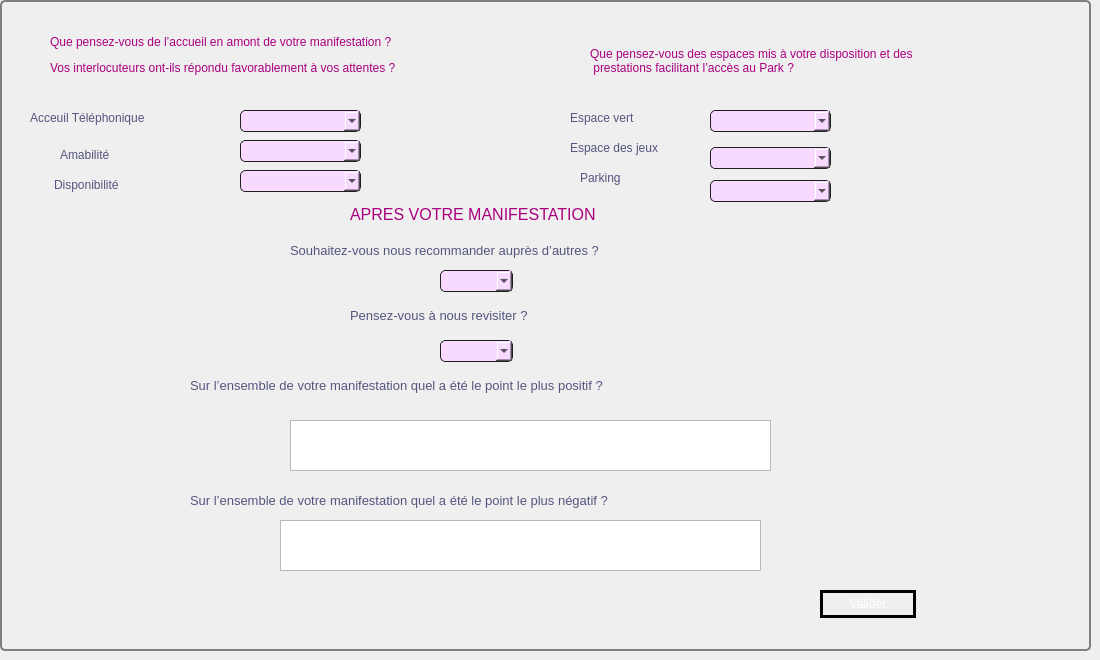
          <widget class="QWidget" name="tab_15">
           <attribute name="title">
            <string>Avis</string>
           </attribute>
           <widget class="QGroupBox" name="groupBox_25">
            <property name="geometry">
             <rect>
              <x>0</x>
              <y>0</y>
              <width>1091</width>
              <height>651</height>
             </rect>
            </property>
            <property name="styleSheet">
             <string notr="true">
  QGroupBox {
      background-color: qlineargradient(x1: 0, y1: 0, x2: 0, y2: 1,
                                        stop: 0 #E0E0EE, stop: 1 #ebfdff);
      border: 2px solid gray;
      border-radius: 5px;
      margin-top: 1ex; /* leave space at the top for the title */
  }

  QGroupBox::title {
      subcontrol-origin: margin;
      subcontrol-position: top center; /* position at the top center */
      padding: 0 3px;
      background-color: qlineargradient(x1: 0, y1: 0, x2: 0, y2: 1,
                                        stop: 0 #ebfdff, stop: 1 #ebfdff);
  }
</string>
            </property>
            <property name="title">
             <string/>
            </property>
            <widget class="QLabel" name="label_48">
             <property name="geometry">
              <rect>
               <x>50</x>
               <y>20</y>
               <width>451</width>
               <height>71</height>
              </rect>
             </property>
             <property name="styleSheet">
              <string notr="true">color: rgb(255, 85, 255);
color: rgb(170, 0, 127);
</string>
             </property>
             <property name="text">
              <string>&lt;html&gt;&lt;head/&gt;&lt;body&gt;&lt;p&gt;&lt;span style=&quot; font-size:9pt;&quot;&gt;Que pensez-vous de l’accueil en amont de votre manifestation ? &lt;/span&gt;&lt;/p&gt;&lt;p&gt;&lt;span style=&quot; font-size:9pt;&quot;&gt;Vos interlocuteurs ont-ils répondu favorablement à vos attentes ?&lt;/span&gt;&lt;/p&gt;&lt;/body&gt;&lt;/html&gt;</string>
             </property>
            </widget>
            <widget class="QLabel" name="label_26">
             <property name="geometry">
              <rect>
               <x>590</x>
               <y>40</y>
               <width>481</width>
               <height>41</height>
              </rect>
             </property>
             <property name="styleSheet">
              <string notr="true">color: rgb(255, 255, 255);
color: rgb(255, 85, 255);
font: 75 10pt &quot;MS Shell Dlg 2&quot;;
color: rgb(170, 0, 127);</string>
             </property>
             <property name="text">
              <string>Que pensez-vous des espaces mis à votre disposition et des 
 prestations facilitant l’accès au Park ?</string>
             </property>
            </widget>
            <widget class="QLabel" name="label_57">
             <property name="geometry">
              <rect>
               <x>30</x>
               <y>110</y>
               <width>181</width>
               <height>16</height>
              </rect>
             </property>
             <property name="styleSheet">
              <string notr="true">color: rgb(85, 85, 127);
font: 700 9pt &quot;Georgia&quot;;</string>
             </property>
             <property name="text">
              <string>&lt;html&gt;&lt;head/&gt;&lt;body&gt;&lt;p&gt;&lt;span style=&quot; color:#55557f;&quot;&gt;Acceuil Téléphonique&lt;/span&gt;&lt;/p&gt;&lt;/body&gt;&lt;/html&gt;</string>
             </property>
            </widget>
            <widget class="QComboBox" name="comboBox_4">
             <property name="geometry">
              <rect>
               <x>240</x>
               <y>110</y>
               <width>121</width>
               <height>22</height>
              </rect>
             </property>
             <property name="styleSheet">
              <string notr="true"> selection-background-color: #ffaa00;
    background-color: QLinearGradient( x1: 0, y1: 0, x2: 0, y2: 1, stop: 0 #565656, stop: 0.1 #525252, stop: 0.5 #4e4e4e, stop: 0.9 #4a4a4a, stop: 1 #464646);
    border-style: solid;
    border: 1px solid #1e1e1e;
    border-radius: 5;
background-color: rgb(248, 217, 255);</string>
             </property>
             <item>
              <property name="text">
               <string/>
              </property>
             </item>
             <item>
              <property name="text">
               <string>Très Satisfaisant</string>
              </property>
             </item>
             <item>
              <property name="text">
               <string>Satisfaisant</string>
              </property>
             </item>
             <item>
              <property name="text">
               <string>Moyennement Satisfaisant</string>
              </property>
             </item>
             <item>
              <property name="text">
               <string>Insatisfaisant</string>
              </property>
             </item>
            </widget>
            <widget class="QLabel" name="label_58">
             <property name="geometry">
              <rect>
               <x>60</x>
               <y>147</y>
               <width>111</width>
               <height>16</height>
              </rect>
             </property>
             <property name="styleSheet">
              <string notr="true">color: rgb(85, 85, 127);
font: 700 9pt &quot;Georgia&quot;;</string>
             </property>
             <property name="text">
              <string>&lt;html&gt;&lt;head/&gt;&lt;body&gt;&lt;p&gt;&lt;span style=&quot; color:#55557f;&quot;&gt;Amabilité&lt;/span&gt;&lt;/p&gt;&lt;/body&gt;&lt;/html&gt;</string>
             </property>
            </widget>
            <widget class="QComboBox" name="comboBox_2">
             <property name="geometry">
              <rect>
               <x>240</x>
               <y>140</y>
               <width>121</width>
               <height>22</height>
              </rect>
             </property>
             <property name="styleSheet">
              <string notr="true"> selection-background-color: #ffaa00;
background-color: rgb(255, 192, 255);
    background-color: QLinearGradient( x1: 0, y1: 0, x2: 0, y2: 1, stop: 0 #565656, stop: 0.1 #525252, stop: 0.5 #4e4e4e, stop: 0.9 #4a4a4a, stop: 1 #464646);
    border-style: solid;
    border: 1px solid #1e1e1e;
    border-radius: 5;
background-color: rgb(248, 217, 255);</string>
             </property>
             <item>
              <property name="text">
               <string/>
              </property>
             </item>
             <item>
              <property name="text">
               <string>Très Satisfaisant</string>
              </property>
             </item>
             <item>
              <property name="text">
               <string>Satisfaisant</string>
              </property>
             </item>
             <item>
              <property name="text">
               <string>Moyennement Satisfaisant</string>
              </property>
             </item>
             <item>
              <property name="text">
               <string>Insatisfaisant</string>
              </property>
             </item>
            </widget>
            <widget class="QLabel" name="label_59">
             <property name="geometry">
              <rect>
               <x>54</x>
               <y>177</y>
               <width>121</width>
               <height>16</height>
              </rect>
             </property>
             <property name="styleSheet">
              <string notr="true">color: rgb(85, 85, 127);
font: 700 9pt &quot;Georgia&quot;;</string>
             </property>
             <property name="text">
              <string>&lt;html&gt;&lt;head/&gt;&lt;body&gt;&lt;p&gt;&lt;span style=&quot; color:#55557f;&quot;&gt;Disponibilité&lt;/span&gt;&lt;/p&gt;&lt;/body&gt;&lt;/html&gt;</string>
             </property>
            </widget>
            <widget class="QComboBox" name="comboBox_3">
             <property name="geometry">
              <rect>
               <x>240</x>
               <y>170</y>
               <width>121</width>
               <height>22</height>
              </rect>
             </property>
             <property name="styleSheet">
              <string notr="true"> selection-background-color: #ffaa00;
background-color: rgb(248, 217, 255);
    background-color: QLinearGradient( x1: 0, y1: 0, x2: 0, y2: 1, stop: 0 #565656, stop: 0.1 #525252, stop: 0.5 #4e4e4e, stop: 0.9 #4a4a4a, stop: 1 #464646);
    border-style: solid;
    border: 1px solid #1e1e1e;
    border-radius: 5;
background-color: rgb(248, 217, 255);</string>
             </property>
             <item>
              <property name="text">
               <string/>
              </property>
             </item>
             <item>
              <property name="text">
               <string>Très Satisfaisant</string>
              </property>
             </item>
             <item>
              <property name="text">
               <string>Satisfaisant</string>
              </property>
             </item>
             <item>
              <property name="text">
               <string>Moyennement Satisfaisant</string>
              </property>
             </item>
             <item>
              <property name="text">
               <string>Insatisfaisant</string>
              </property>
             </item>
            </widget>
            <widget class="QLabel" name="label_81">
             <property name="geometry">
              <rect>
               <x>570</x>
               <y>110</y>
               <width>111</width>
               <height>16</height>
              </rect>
             </property>
             <property name="styleSheet">
              <string notr="true">color: rgb(85, 85, 127);
font: 700 9pt &quot;Georgia&quot;;</string>
             </property>
             <property name="text">
              <string>Espace vert</string>
             </property>
            </widget>
            <widget class="QComboBox" name="comboBox_7">
             <property name="geometry">
              <rect>
               <x>710</x>
               <y>110</y>
               <width>121</width>
               <height>22</height>
              </rect>
             </property>
             <property name="styleSheet">
              <string notr="true"> selection-background-color: #ffaa00;
background-color: rgb(255, 192, 255);
    background-color: QLinearGradient( x1: 0, y1: 0, x2: 0, y2: 1, stop: 0 #565656, stop: 0.1 #525252, stop: 0.5 #4e4e4e, stop: 0.9 #4a4a4a, stop: 1 #464646);
    border-style: solid;
    border: 1px solid #1e1e1e;
    border-radius: 5;
background-color: rgb(248, 217, 255);</string>
             </property>
             <item>
              <property name="text">
               <string/>
              </property>
             </item>
             <item>
              <property name="text">
               <string>Très Satisfaisant</string>
              </property>
             </item>
             <item>
              <property name="text">
               <string>Satisfaisant</string>
              </property>
             </item>
             <item>
              <property name="text">
               <string>Moyennement Satisfaisant</string>
              </property>
             </item>
             <item>
              <property name="text">
               <string>Insatisfaisant</string>
              </property>
             </item>
            </widget>
            <widget class="QComboBox" name="comboBox_6">
             <property name="geometry">
              <rect>
               <x>710</x>
               <y>147</y>
               <width>121</width>
               <height>22</height>
              </rect>
             </property>
             <property name="styleSheet">
              <string notr="true">
    background-color: QLinearGradient( x1: 0, y1: 0, x2: 0, y2: 1, stop: 0 #565656, stop: 0.1 #525252, stop: 0.5 #4e4e4e, stop: 0.9 #4a4a4a, stop: 1 #464646);
    border-style: solid;
    border: 1px solid #1e1e1e;
    border-radius: 5;
background-color: rgb(248, 217, 255);</string>
             </property>
             <item>
              <property name="text">
               <string/>
              </property>
             </item>
             <item>
              <property name="text">
               <string>Très Satisfaisant</string>
              </property>
             </item>
             <item>
              <property name="text">
               <string>Satisfaisant</string>
              </property>
             </item>
             <item>
              <property name="text">
               <string>Moyennement Satisfaisant</string>
              </property>
             </item>
             <item>
              <property name="text">
               <string>Insatisfaisant</string>
              </property>
             </item>
            </widget>
            <widget class="QLabel" name="label_79">
             <property name="geometry">
              <rect>
               <x>570</x>
               <y>140</y>
               <width>141</width>
               <height>16</height>
              </rect>
             </property>
             <property name="styleSheet">
              <string notr="true">color: rgb(85, 85, 127);
font: 700 9pt &quot;Georgia&quot;;</string>
             </property>
             <property name="text">
              <string>Espace des jeux</string>
             </property>
            </widget>
            <widget class="QComboBox" name="comboBox_5">
             <property name="geometry">
              <rect>
               <x>710</x>
               <y>180</y>
               <width>121</width>
               <height>22</height>
              </rect>
             </property>
             <property name="styleSheet">
              <string notr="true">background-color: rgb(248, 217, 255);
    background-color: QLinearGradient( x1: 0, y1: 0, x2: 0, y2: 1, stop: 0 #565656, stop: 0.1 #525252, stop: 0.5 #4e4e4e, stop: 0.9 #4a4a4a, stop: 1 #464646);
    border-style: solid;
    border: 1px solid #1e1e1e;
    border-radius: 5;
background-color: rgb(248, 217, 255);</string>
             </property>
             <item>
              <property name="text">
               <string/>
              </property>
             </item>
             <item>
              <property name="text">
               <string>Très Satisfaisant</string>
              </property>
             </item>
             <item>
              <property name="text">
               <string>Satisfaisant</string>
              </property>
             </item>
             <item>
              <property name="text">
               <string>Moyennement Satisfaisant</string>
              </property>
             </item>
             <item>
              <property name="text">
               <string>Insatisfaisant</string>
              </property>
             </item>
            </widget>
            <widget class="QLabel" name="label_80">
             <property name="geometry">
              <rect>
               <x>580</x>
               <y>170</y>
               <width>91</width>
               <height>16</height>
              </rect>
             </property>
             <property name="styleSheet">
              <string notr="true">color: rgb(85, 85, 127);
font: 700 9pt &quot;Georgia&quot;;</string>
             </property>
             <property name="text">
              <string>Parking</string>
             </property>
            </widget>
            <widget class="QLabel" name="label_49">
             <property name="geometry">
              <rect>
               <x>350</x>
               <y>199</y>
               <width>311</width>
               <height>31</height>
              </rect>
             </property>
             <property name="styleSheet">
              <string notr="true">color: rgb(170, 0, 127);</string>
             </property>
             <property name="text">
              <string>&lt;html&gt;&lt;head/&gt;&lt;body&gt;&lt;p&gt;&lt;span style=&quot; font-size:12pt; color:#aa007f;&quot;&gt;APRES VOTRE MANIFESTATION&lt;/span&gt;&lt;/p&gt;&lt;/body&gt;&lt;/html&gt;</string>
             </property>
            </widget>
            <widget class="QLabel" name="label_44">
             <property name="geometry">
              <rect>
               <x>290</x>
               <y>240</y>
               <width>601</width>
               <height>21</height>
              </rect>
             </property>
             <property name="styleSheet">
              <string notr="true">color: rgb(85, 85, 127);
font: 700 9pt &quot;Georgia&quot;;</string>
             </property>
             <property name="text">
              <string>&lt;html&gt;&lt;head/&gt;&lt;body&gt;&lt;p&gt;&lt;span style=&quot; font-size:10pt; color:#55557f;&quot;&gt;Souhaitez-vous nous recommander auprès d’autres ?&lt;/span&gt;&lt;/p&gt;&lt;/body&gt;&lt;/html&gt;</string>
             </property>
            </widget>
            <widget class="QComboBox" name="comboBox_8">
             <property name="geometry">
              <rect>
               <x>440</x>
               <y>270</y>
               <width>73</width>
               <height>22</height>
              </rect>
             </property>
             <property name="styleSheet">
              <string notr="true">
    background-color: QLinearGradient( x1: 0, y1: 0, x2: 0, y2: 1, stop: 0 #565656, stop: 0.1 #525252, stop: 0.5 #4e4e4e, stop: 0.9 #4a4a4a, stop: 1 #464646);
    border-style: solid;
    border: 1px solid #1e1e1e;
    border-radius: 5;

background-color: rgb(248, 217, 255);</string>
             </property>
             <item>
              <property name="text">
               <string/>
              </property>
             </item>
             <item>
              <property name="text">
               <string>Oui</string>
              </property>
             </item>
             <item>
              <property name="text">
               <string>Non</string>
              </property>
             </item>
            </widget>
            <widget class="QLabel" name="label_45">
             <property name="geometry">
              <rect>
               <x>350</x>
               <y>300</y>
               <width>301</width>
               <height>31</height>
              </rect>
             </property>
             <property name="styleSheet">
              <string notr="true">color: rgb(85, 85, 127);
font: 700 9pt &quot;Georgia&quot;;</string>
             </property>
             <property name="text">
              <string>&lt;html&gt;&lt;head/&gt;&lt;body&gt;&lt;p&gt;&lt;span style=&quot; font-size:10pt; color:#55557f;&quot;&gt;Pensez-vous à nous revisiter ?&lt;/span&gt;&lt;/p&gt;&lt;/body&gt;&lt;/html&gt;</string>
             </property>
            </widget>
            <widget class="QComboBox" name="comboBox_9">
             <property name="geometry">
              <rect>
               <x>440</x>
               <y>340</y>
               <width>73</width>
               <height>22</height>
              </rect>
             </property>
             <property name="styleSheet">
              <string notr="true"> selection-background-color: #ffaa00;
    background-color: QLinearGradient( x1: 0, y1: 0, x2: 0, y2: 1, stop: 0 #565656, stop: 0.1 #525252, stop: 0.5 #4e4e4e, stop: 0.9 #4a4a4a, stop: 1 #464646);
    border-style: solid;
    border: 1px solid #1e1e1e;
    border-radius: 5;
background-color: rgb(248, 217, 255);</string>
             </property>
             <item>
              <property name="text">
               <string/>
              </property>
             </item>
             <item>
              <property name="text">
               <string>Oui</string>
              </property>
             </item>
             <item>
              <property name="text">
               <string>Non</string>
              </property>
             </item>
            </widget>
            <widget class="QLabel" name="label_46">
             <property name="geometry">
              <rect>
               <x>190</x>
               <y>370</y>
               <width>701</width>
               <height>31</height>
              </rect>
             </property>
             <property name="styleSheet">
              <string notr="true">color: rgb(85, 85, 127);
font: 700 9pt &quot;Georgia&quot;;</string>
             </property>
             <property name="text">
              <string>&lt;html&gt;&lt;head/&gt;&lt;body&gt;&lt;p&gt;&lt;span style=&quot; font-size:10pt; color:#55557f;&quot;&gt;Sur l’ensemble de votre manifestation quel a été le point le plus positif ?&lt;/span&gt;&lt;/p&gt;&lt;/body&gt;&lt;/html&gt;</string>
             </property>
            </widget>
            <widget class="QTextEdit" name="positif">
             <property name="geometry">
              <rect>
               <x>290</x>
               <y>420</y>
               <width>481</width>
               <height>51</height>
              </rect>
             </property>
             <property name="styleSheet">
              <string notr="true">color: rgb(0, 0, 0);
color: rgb(0, 0, 0);</string>
             </property>
            </widget>
            <widget class="QLabel" name="label_47">
             <property name="geometry">
              <rect>
               <x>190</x>
               <y>490</y>
               <width>711</width>
               <height>21</height>
              </rect>
             </property>
             <property name="styleSheet">
              <string notr="true">color: rgb(85, 85, 127);
font: 700 9pt &quot;Georgia&quot;;</string>
             </property>
             <property name="text">
              <string>&lt;html&gt;&lt;head/&gt;&lt;body&gt;&lt;p&gt;&lt;span style=&quot; font-size:10pt; color:#55557f;&quot;&gt;Sur l’ensemble de votre manifestation quel a été le point le plus négatif ?&lt;/span&gt;&lt;/p&gt;&lt;/body&gt;&lt;/html&gt;</string>
             </property>
            </widget>
            <widget class="QTextEdit" name="negatif">
             <property name="geometry">
              <rect>
               <x>280</x>
               <y>520</y>
               <width>481</width>
               <height>51</height>
              </rect>
             </property>
             <property name="styleSheet">
              <string notr="true">color: rgb(0, 0, 0);
color: rgb(0, 0, 0);</string>
             </property>
            </widget>
            <widget class="QPushButton" name="valider">
             <property name="geometry">
              <rect>
               <x>820</x>
               <y>590</y>
               <width>96</width>
               <height>28</height>
              </rect>
             </property>
             <property name="styleSheet">
              <string notr="true">QPushButton {
color: #ffffff;
border: 3px solid #010203;
font: 8pt &quot;MS Reference Sans Serif&quot;;
border-radius: 15px;
padding: 5px;
background: qradialgradient(cx: 0.3, cy: -0.4,
fx: 0.3, fy: -0.4,
radius: 3, stop: 0 #010203, stop: 1 #c4c9c7);
min-width: 80px;
}

QPushButton:hover {
background: qradialgradient(cx: 0.3, cy: -0.4,
fx: 0.3, fy: -0.4,
radius: 3, stop: 0 #010203, stop: 1 #010203);
}

 QPushButton:pressed {
background: qradialgradient(cx: 0.4, cy: -0.1,
fx: 0.4, fy: -0.1,
radius: 3, stop: 0 #c4c9c7, stop: 1 #c4c9c7);
}</string>
             </property>
             <property name="text">
              <string>Valider</string>
             </property>
            </widget>
           </widget>
          </widget>
